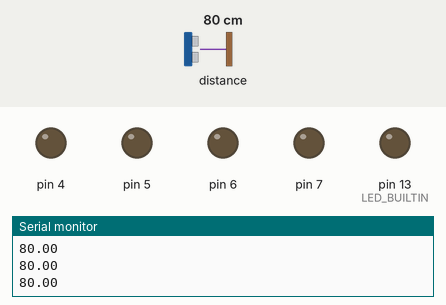
A sketch run on a simulated Arduino Uno, built with avr-gcc and run on an emulated ATmega328P. Shown: output pins drawn as LEDs (lit = HIGH), the last lines printed to the serial monitor. The test bench sets the inputs (shaded band); at power-on: distance to the obstacle 80 cm.

Above: at 2.0 s.
2.1 s: distance to the obstacle set to 2 cm
At 2.52 s:
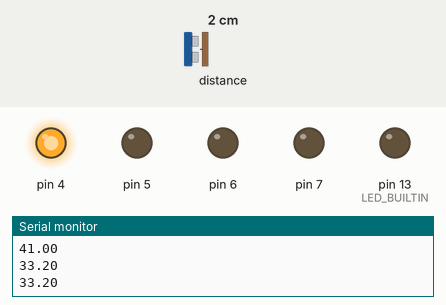
4.0 s: distance to the obstacle set to 60 cm
At 5.0 s:
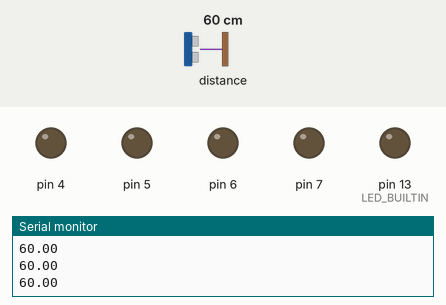
5.7 s: distance to the obstacle set to 18 cm
At 7.0 s:
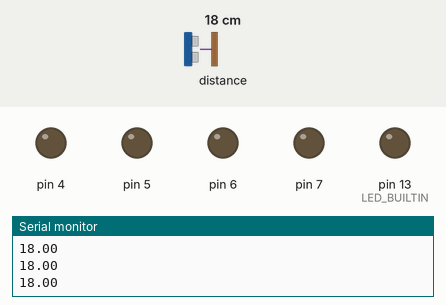
7.4 s: distance to the obstacle set to 120 cm
At 8.7 s:
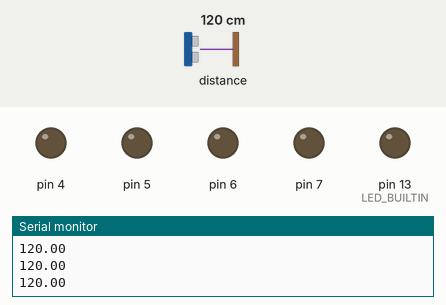
9.0 s: distance to the obstacle set to 51 cm
10.8 s: distance to the obstacle set to 48 cm
At 12.2 s:
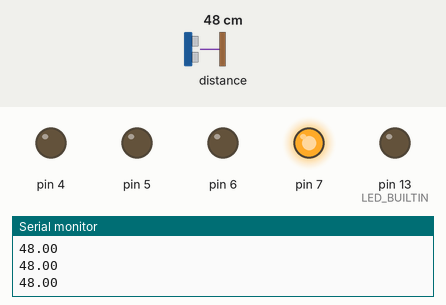
Timing chart, 0 to 13.8 s (numbered marks = the images above; inputs shaded):
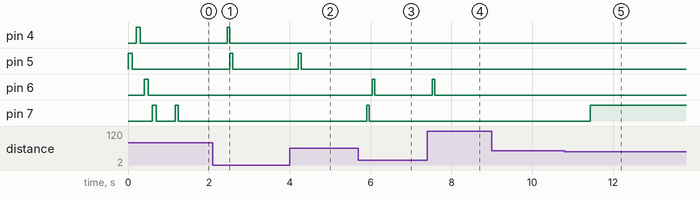

Measured:
- the behaviour switches between 49 and 48 cm on distance to the obstacle (found by bisection; images 4 and 5)
- after the input at 2.1 s, pin 4: LOW → HIGH after 0.35 s, → LOW 0.07 s later; pin 5: LOW → HIGH after 0.42 s, → LOW 0.07 s later
- after the input at 4.0 s, pin 5: LOW → HIGH after 0.22 s, → LOW 0.07 s later
- after the input at 5.7 s, pin 6: LOW → HIGH after 0.34 s, → LOW 0.07 s later; pin 7: LOW → HIGH after 0.20 s, → LOW 0.07 s later
- after the input at 7.4 s, pin 6: LOW → HIGH after 0.12 s, → LOW 0.07 s later
- after the input at 10.8 s, pin 7: LOW → HIGH after 0.63 s

The sketch:

BottleLevelIndicatorV2.ino
```cpp
#include "DigitalOut.h"
#include "DistanceSensor.h"
#include "TimerOne.h"
#include "Filter.h"

const uint8_t LED_INDICATOR_SIZE = 4;
const float DISTANCE_RANGES[LED_INDICATOR_SIZE][2] = {
  { 25.2, 26.2 }, { 33.0, 34.0 }, { 38.3, 39.3 }, { 47.0, 48.0 }
};
const float MAX_DISTANCE[2] = { 74.0, 74.6 };

DigitalOut ledLevelIndicator[LED_INDICATOR_SIZE] = {
  DigitalOut(5), DigitalOut(4), DigitalOut(6), DigitalOut(7)
};

MovingAverageFilter sensorFilter(10);
DistanceSensor distance_sensor(2000);

void setup() {
  Serial.begin(9600);
  pinMode(LED_BUILTIN, OUTPUT);

  if (distance_sensor.begin() == SENSOR_INIT_FAILED) {
    handleSensorError();
  } else {
    initializeLEDs();
    distance_sensor.startContinuous();
  }

  Timer1.initialize(1000000);  // Initial Timer1 setup (1 second)
  Timer1.attachInterrupt([]() {
    digitalWrite(LED_BUILTIN, !digitalRead(LED_BUILTIN));
  });
}

void loop() {
  sensor_err_t err_sensor_read = distance_sensor.readSingleShotDistance();

  // if (err_sensor_read != SENSOR_READ_SUCCESS) {
  //   for (int j = 0; j < LED_INDICATOR_SIZE; j++) {
  //     ledLevelIndicator[j].toggleAsync(250);
  //   }
  //   return;
  // }

  static float distance = 0.0;
  static uint32_t sensorTimer;

  if (millis() - sensorTimer >= 50) {
    distance = distance_sensor.getLastDistance() / 10.0;  // toCM
    sensorFilter.addMeasurement(distance);
    distance = sensorFilter.getFilteredValue();
    sensorTimer = millis();
  }

  uint32_t ledDelay = getLedDelay(distance, 1, 10, 75, 375, true);
  Timer1.setPeriod(ledDelay * 1000);
  updateLEDs(distance);

  Serial.println(distance);

  for (int j = 0; j < LED_INDICATOR_SIZE; j++) {
    ledLevelIndicator[j].update();
  }
}

void resetArduino() {
  void (*resetFunc)(void) = 0;
  resetFunc();
}

void initializeLEDs() {
  for (int j = 0; j < LED_INDICATOR_SIZE; j++) {
    ledLevelIndicator[j].on();
    delay(100);
    ledLevelIndicator[j].off();
    delay(100);
  }
}

void handleSensorError() {
  while (1) {
    for (int i = 0; i < 10; i++) {
      for (int j = 0; j < LED_INDICATOR_SIZE; j++) {
        ledLevelIndicator[j].toggle();
        delay(100);
      }
    }
    resetArduino();
  }
}

void updateLEDs(float distance) {
  for (int i = 0; i < LED_INDICATOR_SIZE; i++) {
    ledLevelIndicator[i].off();
  }

  if (distance >= MAX_DISTANCE[0] && distance <= MAX_DISTANCE[1]) {
    for (int i = 0; i < LED_INDICATOR_SIZE; i++) {
      ledLevelIndicator[i].on();
    }
    return;
  }


  for (int i = 0; i < LED_INDICATOR_SIZE; i++) {
    if (distance >= DISTANCE_RANGES[i][0] && distance <= DISTANCE_RANGES[i][1]) {
      ledLevelIndicator[i].on();
      break;
    }
  }
}

void printDistance(const char *format, ...) {
  va_list args;
  va_start(args, format);
  char buffer[100];
  vsprintf(buffer, format, args);
  Serial.println(buffer);
  va_end(args);
}

uint32_t getLedDelay(uint16_t distance, uint16_t minDist, uint16_t maxDist, uint32_t delayMin, uint32_t delayMax, bool inverse) {
  if (minDist >= maxDist) return delayMin;

  if (distance < minDist) distance = minDist;
  else if (distance > maxDist) distance = maxDist;
  float normalizedDistance = (float)(distance - minDist) / (maxDist - minDist);
  float factor = pow(normalizedDistance, 3);

  if (inverse) return delayMin + (uint32_t)((delayMax - delayMin) * factor);  // Semakin jauh, delay semakin besar (delayMin ke delayMax)
  else return delayMax - (uint32_t)((delayMax - delayMin) * factor);          // Semakin jauh, delay semakin kecil (delayMax ke delayMin)
}
```

DigitalOut.h
```cpp
#ifndef DIGITAL_OUT_MODULE
#define DIGITAL_OUT_MODULE

#include "Arduino.h"

class DigitalOut {
private:
  int _pin;
  unsigned long _onDelayTime;
  unsigned long _onDelayStart;
  bool _onDelayState;
  unsigned long _offDelayTime;
  unsigned long _offDelayStart;
  bool _offDelayState;
  bool _state;
  bool _reverse;
  unsigned long _toggleTime;

public:
  DigitalOut();
  explicit DigitalOut(int pin, bool isReverse = false);
  void init();
  void on();
  void off();
  void onToOffDelay(unsigned long delay_time);
  void offToOnDelay(unsigned long delay_time);
  void set(bool state);
  void toggle(void (*toggleCallback)() = nullptr);
  void toggleDelay(unsigned long delay_time, void (*toggleCallback)() = nullptr);
  void toggleInit(unsigned long delay_time = 100, int num = 1, void (*toggleCallback)() = nullptr);
  void toggleAsync(unsigned long delay_time = 100, void (*toggleCallback)(bool state) = nullptr);
  void onDelay(unsigned long delay_time);
  void offDelay(unsigned long delay_time);
  void update();
  void reverse();
  void setPins(uint8_t pin, bool isReverse = false);
  bool getState() const;
  static void updateAll(DigitalOut *ptr, ...);
  static DigitalOut *stop();
};

#endif  // DIGITAL_OUT_MODULE
```

DigitalOut.ino
```cpp
#include "DigitalOut.h"

DigitalOut::DigitalOut() {
  _pin = 0;
  _state = false;
  _onDelayTime = 0;
  _onDelayStart = 0;
  _onDelayState = false;
  _offDelayTime = 0;
  _offDelayStart = 0;
  _offDelayState = false;
}

DigitalOut::DigitalOut(int pin, bool isReverse) {
  _pin = pin;
  _reverse = isReverse;
  init();
}

void DigitalOut::init() {
  pinMode(_pin, OUTPUT);
  off();
}

void DigitalOut::on() {
  if (_reverse)
    digitalWrite(_pin, LOW);
  else
    digitalWrite(_pin, HIGH);
  _state = true;
}

void DigitalOut::off() {
  if (_reverse)
    digitalWrite(_pin, HIGH);
  else
    digitalWrite(_pin, LOW);
  _state = false;
}

void DigitalOut::onToOffDelay(unsigned long delay_time) {
  on();
  delay(delay_time);
  off();
}

void DigitalOut::offToOnDelay(unsigned long delay_time) {
  off();
  delay(delay_time);
  on();
}

void DigitalOut::set(bool state) {
  if (state) {
    on();
  } else {
    off();
  }
}

void DigitalOut::toggle(void (*toggleCallback)()) {
  if (toggleCallback != nullptr) toggleCallback();
  set(!_state);
}

void DigitalOut::toggleDelay(unsigned long delay_time, void (*toggleCallback)()) {
  if (toggleCallback != nullptr) toggleCallback();
  set(!_state);
  delay(delay_time);
}

void DigitalOut::toggleInit(unsigned long delay_time, int num, void (*toggleCallback)()) {
  for (int i = 0; i < num; i++) {
    if (toggleCallback != nullptr) toggleCallback();
    on();
    delay(delay_time);
    off();
    delay(delay_time);
  }
}

void DigitalOut::toggleAsync(unsigned long delay_time, void (*toggleCallback)(bool state)) {
  if (millis() - _toggleTime >= delay_time) {
    set(!_state);
    if (toggleCallback != nullptr) toggleCallback(_state);
    _toggleTime = millis();
  }
}

void DigitalOut::onDelay(unsigned long delay_time) {
  _onDelayTime = delay_time;
  _onDelayStart = millis();
  _onDelayState = true;
}

void DigitalOut::offDelay(unsigned long delay_time) {
  _offDelayTime = delay_time;
  _offDelayStart = millis();
  _offDelayState = true;
}

void DigitalOut::update() {
  if (_onDelayState) {
    unsigned long currentMillisOn = millis();
    if (currentMillisOn - _onDelayStart >= _onDelayTime) {
      on();
      _onDelayState = false;
    }
  }
  if (_offDelayState) {
    unsigned long currentMillisOff = millis();
    if (currentMillisOff - _offDelayStart >= _offDelayTime) {
      off();
      _offDelayState = false;
    }
  }
}

void DigitalOut::reverse() {
  _reverse = true;
}

void DigitalOut::setPins(uint8_t pin, bool isReverse) {
  _reverse = isReverse;
  _pin = pin;
  init();
}

bool DigitalOut::getState() const {
  return _state;
}

void DigitalOut::updateAll(DigitalOut *ptr, ...) {
  va_list args;
  va_start(args, ptr);
  DigitalOut *currentIndex = ptr;
  while (currentIndex != nullptr) {
    currentIndex->update();
    currentIndex = va_arg(args, DigitalOut *);
  }
  va_end(args);
}

DigitalOut *DigitalOut::stop() {
  return nullptr;
}
```

DistanceSensor.h
```cpp
#ifndef DISTANCE_SENSOR_H
#define DISTANCE_SENSOR_H

#include "Arduino.h"
#include "Wire.h"
#include "Adafruit_VL53L0X.h"

typedef enum {
  SENSOR_INIT_SUCCESS,
  SENSOR_INIT_FAILED,
  SENSOR_READ_SUCCESS,
  SENSOR_READ_TIMEOUT,
} sensor_err_t;

class DistanceSensor {
public:
  DistanceSensor(unsigned int timeoutMs = 500);
  sensor_err_t begin();
  sensor_err_t readDistance();
  sensor_err_t readSingleShotDistance();
  uint16_t getLastDistance() const;
  void startContinuous();
  void stopContinuous();
  bool isRangeComplete();  // Untuk memeriksa apakah pembacaan selesai dalam mode continuous

private:
  Adafruit_VL53L0X lox;
  unsigned int m_timeoutMs;
  uint16_t m_lastDistance;
  bool m_inited;
};

#endif
```

DistanceSensor.ino
```cpp
#include "DistanceSensor.h"

DistanceSensor::DistanceSensor(unsigned int timeoutMs)
  : m_timeoutMs(timeoutMs),
    m_lastDistance(0),
    m_inited(false) {
}

sensor_err_t DistanceSensor::begin() {
  Wire.begin();

  if (!lox.begin()) {
    m_inited = false;
    return SENSOR_INIT_FAILED;
  }

  m_inited = true;
  return SENSOR_INIT_SUCCESS;
}

sensor_err_t DistanceSensor::readDistance() {
  if (!m_inited) {
    return SENSOR_READ_TIMEOUT;
  }

  // Membaca jarak tunggal dengan cara yang sama seperti mode continuous
  VL53L0X_RangingMeasurementData_t measure;
  lox.rangingTest(&measure, false);  // 'false' untuk menonaktifkan debug output

  if (measure.RangeStatus != 4) {  // Status yang valid
    m_lastDistance = measure.RangeMilliMeter;
    return SENSOR_READ_SUCCESS;
  } else {
    return SENSOR_READ_TIMEOUT;
  }
}

sensor_err_t DistanceSensor::readSingleShotDistance() {
  return readDistance();  // Fungsi yang sama untuk pembacaan tunggal
}

uint16_t DistanceSensor::getLastDistance() const {
  return m_lastDistance;
}

void DistanceSensor::startContinuous() {
  if (!m_inited) return;
  // Memulai pengukuran kontinu
  lox.startRangeContinuous();
}

void DistanceSensor::stopContinuous() {
  if (!m_inited) return;
  // Menghentikan pengukuran kontinu (untuk aplikasi yang membutuhkan penghentian)
  lox.stopRangeContinuous();
}

bool DistanceSensor::isRangeComplete() {
  // Memeriksa apakah pengukuran kontinu telah selesai
  return lox.isRangeComplete();
}
```

Filter.cpp
```cpp
#include "Filter.h"

MovingAverageFilter::MovingAverageFilter(int windowSize) {
  _windowSize = windowSize;
  _currentIndex = 0;
  _values = new float[windowSize];
  _runningSum = 0.0;
  for (int i = 0; i < windowSize; ++i) {
    _values[i] = 0.0;
  }
}

MovingAverageFilter::~MovingAverageFilter() {
  delete[] _values;
}

void MovingAverageFilter::addMeasurement(float value) {
  _runningSum -= _values[_currentIndex];
  _runningSum += value;
  _values[_currentIndex] = value;
  _currentIndex = (_currentIndex + 1) % _windowSize;
}

float MovingAverageFilter::getFilteredValue() const {
  return _runningSum / _windowSize;
}

void MovingAverageFilter::clear() {
  _runningSum = 0.0;
  for (int i = 0; i < _windowSize; ++i) {
    _values[i] = 0.0;
  }
}
```

Filter.h
```cpp
#pragma once
#include "Arduino.h"

class MovingAverageFilter {
private:
  int _windowSize;
  int _currentIndex;
  float* _values;
  float _runningSum;
public:
  explicit MovingAverageFilter(int windowSize);
  ~MovingAverageFilter();
  void addMeasurement(float value);
  float getFilteredValue() const;
  void clear();
};
```
